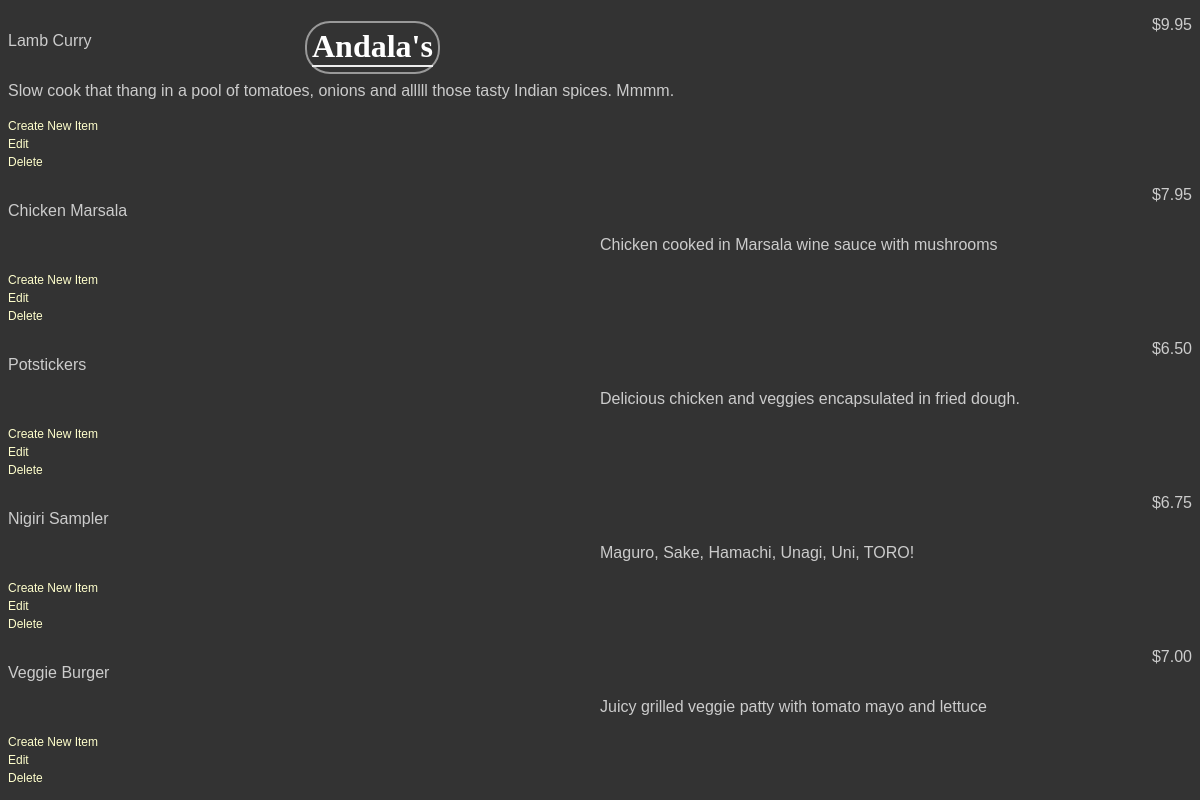
The page /restaurants/15/menu/ on the database as committed earlier.
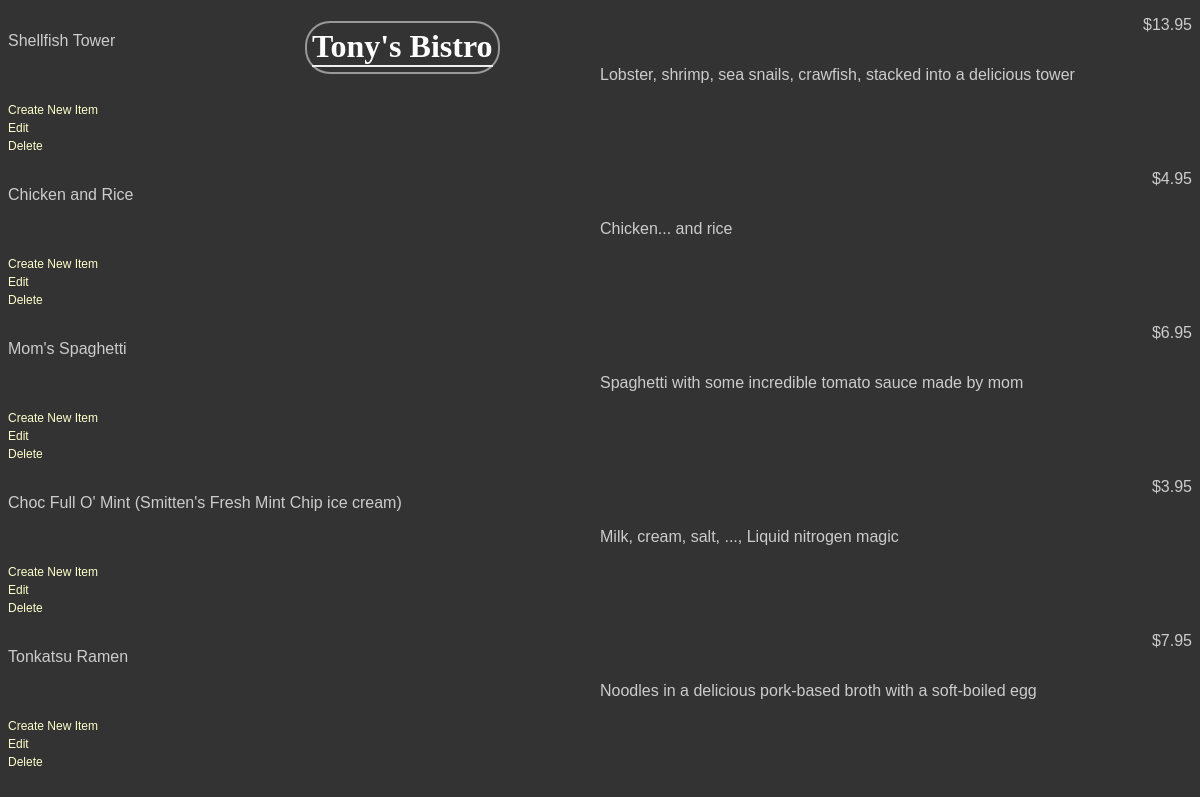
The same page on the database as committed later.
### Database_setup.py (models this page shows, shortened)
class Restaurant(Base):
    __tablename__ = 'restaurant'
    name = Column(String(80), nullable = False)
    id = Column(Integer, primary_key = True)

class MenuItem(Base):
    __tablename__ = 'menu_item'
    name = Column(String(80), nullable = False)
    id = Column(Integer, primary_key = True)
    course = Column(String(300))
    description = Column(String(300))
    price = Column(String(8))
    restaurant_id = Column(Integer, ForeignKey('restaurant.id'))
    restaurant = relationship(Restaurant)

### finalProject.py (the view)
@app.route('/restaurants/<int:restaurant_id>/')
@app.route('/restaurants/<int:restaurant_id>/menu/')
def showMenu(restaurant_id):
    restaurant = session.query(Restaurant).filter_by \
        (id=restaurant_id).one()
    items = session.query(MenuItem).filter_by \
        (restaurant_id=restaurant_id)
    return render_template('showMenu.html', restaurant=restaurant, items=items, restaurant_id=restaurant_id)

### templates/showMenu.html (shortened to what this page needs)
<!DOCTYPE html>
<html>
<head>
	<link rel=stylesheet type=text/css href="{{ url_for('static', filename='styles.css') }}">
	</head>
	<body>
	<div class = 'pane'>
		<div class = 'header'>
		<h1>{{ restaurant.name }}</h1>
	    </div>
	</div>
		{% for i in items %}
    <div class = 'nameAndPrice'>
		<span class = 'name'><p>{{i.name}}</p></span>
		<span class = 'price'><p>{{i.price}} </p></span>
	</div>
	<div class = 'description'>
		<p>{{i.description}}</p>
	</div>
	<div class = "editdeletepane">
	    <a href = '{{url_for('newMenuItem', restaurant_id = restaurant.id)}}'>Create New Item</a>
        <br>
	    <a href='{{url_for('editMenuItem',restaurant_id = restaurant.id, menu_id=i.id)}}'>Edit</a>
        <br>
	    <a href='{{url_for('deleteMenuItem', restaurant_id = restaurant.id, menu_id=i.id)}}' >Delete</a>
        <br>
	</div>
		{% endfor %}
	</body>
</html>

Rows that differ between the two databases and show on the page:
no longer on this page (row edited): MenuItem: name "Lamb Curry", price "$9.95", description "Slow cook that thang in a pool of tomatoes, onions and alllll those tasty Indian spices. Mmmm."
no longer on this page (row edited): MenuItem: name "Chicken Marsala", price "$7.95", description "Chicken cooked in Marsala wine sauce with mushrooms"
no longer on this page (row edited): MenuItem: name "Potstickers", price "$6.50", description "Delicious chicken and veggies encapsulated in fried dough."
no longer on this page (row edited): MenuItem: name "Nigiri Sampler", price "$6.75", description "Maguro, Sake, Hamachi, Unagi, Uni, TORO!"
no longer on this page (row edited): MenuItem: name "Veggie Burger", price "$7.00", description "Juicy grilled veggie patty with tomato mayo and lettuce"
changed Restaurant: name "Andala's" → "Tony's Bistro"
now on this page (row edited): MenuItem: name "Shellfish Tower", price "$13.95", description "Lobster, shrimp, sea snails, crawfish, stacked into a delicious tower"
now on this page (row edited): MenuItem: name "Chicken and Rice", price "$4.95", description "Chicken... and rice"
now on this page (row edited): MenuItem: name "Mom's Spaghetti", price "$6.95", description "Spaghetti with some incredible tomato sauce made by mom"
now on this page (row edited): MenuItem: name "Choc Full O' Mint (Smitten's Fresh Mint Chip ice cream)", price "$3.95", description "Milk, cream, salt, ..., Liquid nitrogen magic"
now on this page (row edited): MenuItem: name "Tonkatsu Ramen", price "$7.95", description "Noodles in a delicious pork-based broth with a soft-boiled egg"
